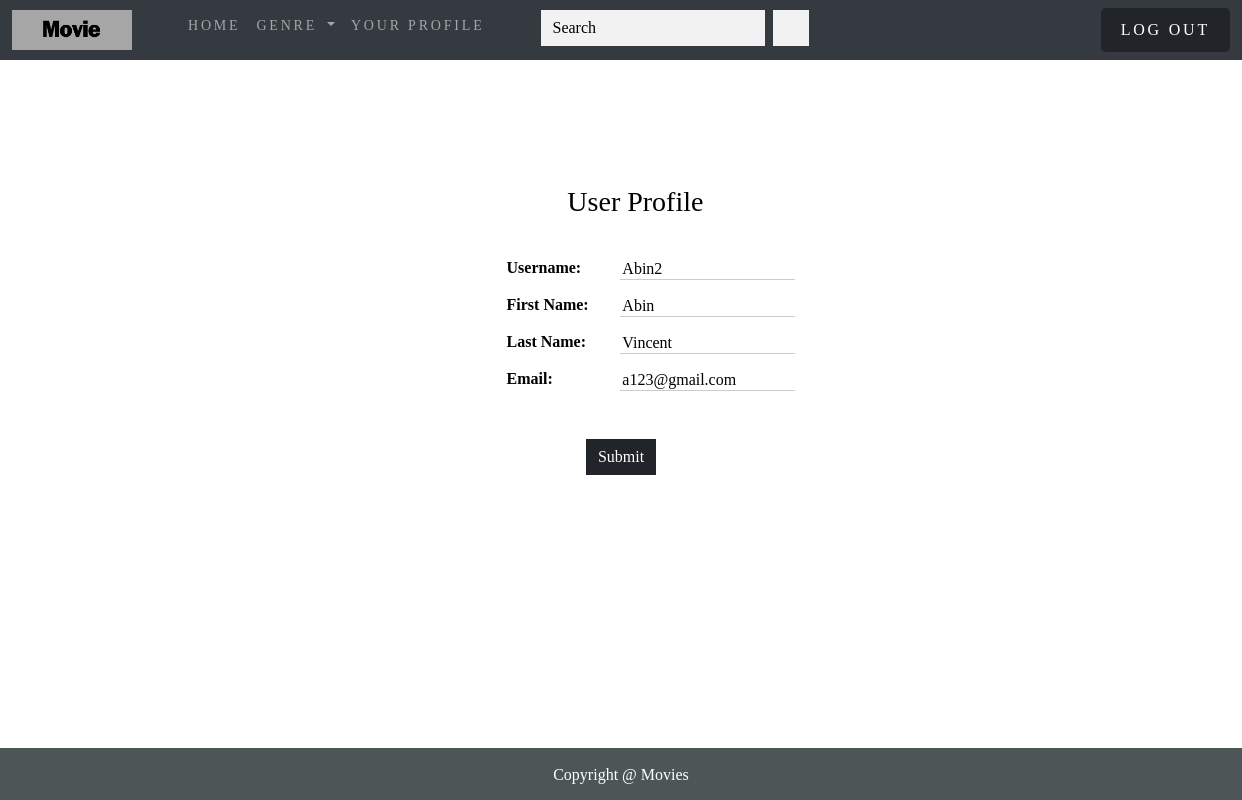
The page /user/edit_profile/ (signed in) on the database its author committed.
### app1/models.py (models this page shows)
class User_reg(AbstractUser):
    def __str__(self):
        return self.username

### user/views.py (the view, shortened to what this page needs)
# urls.py: path('edit_profile/', views.edit_profile, name='edit_profile'),
def edit_profile(request):
    current_user = request.user
    return render(request, 'edit_profile.html', {'user': current_user})

### user/context_processors.py (called while the page is built)
def menu_links(request):
    links=Categories.objects.all()
    return dict(links=links)

### template/edit_profile.html (shortened to what this page needs)
{% extends 'base.html' %}
{% load static %}
{% block content %}
{% load static %}
<!DOCTYPE html>
<html lang="en">
<head>
</head>
<body>
<div class="row my_pro_row_class">
    <div style="margin-left: 20px;">
        <p><a href="{% url 'user:your_movies' %}">
            <i class="fa-solid fa-arrow-left"></i>
        </a></p>
    </div>
</div>
<div class="container mt-5">
    <div class="row">
        <div class="col-md-6 offset-md-3">
            <form method="post" action="">
            <div class="card">
                <div class="card-header bg-dark text-white">
                    <h3 class="text-center"><i class="fas fa-user-circle"></i> User Profile</h3>
                </div>
                <div class="card-body">
                    <div class="row">
                        <div class="col-md-3 text-center">
                        </div>
                        <div class="col-md-9">
                           <table class="table table-borderless">
                                <tbody>
                                    <tr>
                                        <th style="width: 30%;">Username:</th>
                                        <td><input type="text" style="width: 70%; border: none; border-bottom: 1px solid #ccc;"  value="{{ user.username }}" name="username"></td>
                                    </tr>
                                    <tr>
                                        <th style="width: 30%;">First Name:</th>
                                        <td><input type="text" style="width: 70%; border: none; border-bottom: 1px solid #ccc;" value="{{ user.first_name }}" name="firstname"></td>
                                    </tr>
                                    <tr>
                                        <th style="width: 30%;">Last Name:</th>
                                        <td><input type="text" style="width: 70%; border: none; border-bottom: 1px solid #ccc;" value="{{ user.last_name }}" name="lastname"></td>
                                    </tr>
                                    <tr>
                                        <th style="width: 30%;">Email:</th>
                                        <td><input type="email" style="width: 70%; border: none; border-bottom: 1px solid #ccc;" value="{{ user.email }}" name="email"></td>
                                    </tr>
                                </tbody>
                            </table>
                        </div>
                    </div>
                </div>
                <div class="card-footer text-muted text-center">
                    <button type="submit" class="btn btn-dark" >Submit</button>
                </div>
            </div>
            </form>
        </div>
    </div>
</div>
</body>
</html>
{% endblock %}

### static/css/custom.css (style rules this page uses)
.my_pro_row_class { padding-top:15px; padding-bottom:20px; }

### rows shown on the page
User_reg: username "Abin2", firstname "Abin", lastname "Vincent", email "a123@gmail.com"
